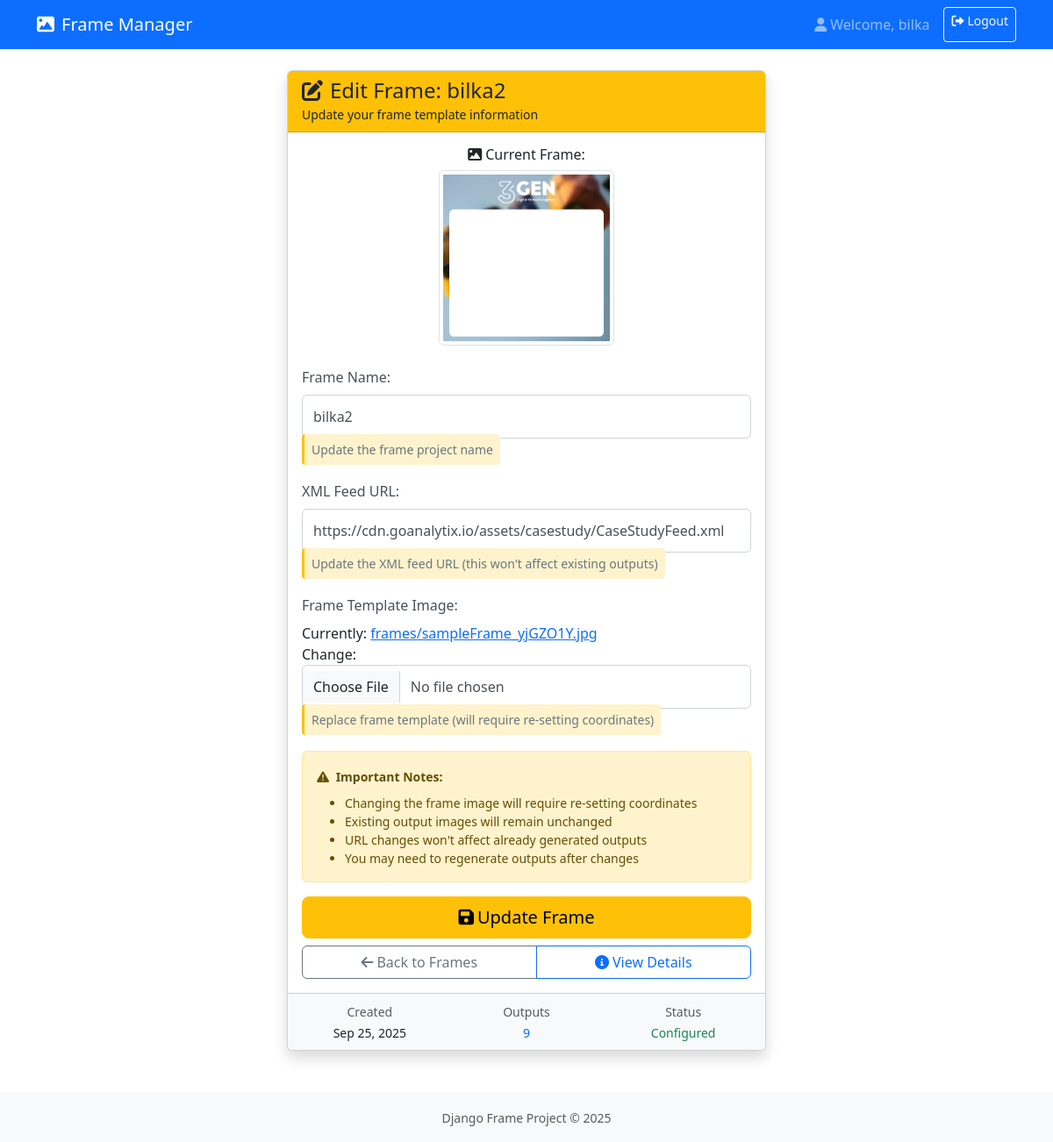
The page /frame/3/edit/ (signed in) on the database its author committed.
### app/models.py (models this page shows, shortened)
class Frame(models.Model):
    name = models.CharField(max_length=100)
    xmlFeedPath = models.CharField(max_length=200)
    owner = models.ForeignKey(User, on_delete=models.CASCADE)
    image = models.ImageField(upload_to='frames/')
    coordinates = models.JSONField(default=dict)
    created_at = models.DateTimeField(auto_now_add=True)
    class Meta:
        ordering = ['-created_at']
        indexes = [
            models.Index(fields=['owner', '-created_at']),
        ]

### app/views.py (the view)
# urls.py: path('frame/<int:frame_id>/edit/', views.edit_frame, name='edit_frame'),
@login_required
def edit_frame(request, frame_id):
    frame = get_object_or_404(Frame, id=frame_id, owner=request.user)
    if request.method == 'POST':
        form = EditFrameForm(request.POST, request.FILES, instance=frame)
        if form.is_valid():
            image_changed = 'image' in form.changed_data
            form.save()
            if image_changed:
                messages.warning(request, f'Frame "{frame.name}" updated successfully! Note: You may need to re-set coordinates due to image change.')
            else:
                messages.success(request, f'Frame "{frame.name}" updated successfully!')
            return redirect('frame_list')
        else:
            messages.error(request, 'Please correct the errors below.')
    else:
        form = EditFrameForm(instance=frame)
    return render(request, 'app/edit_frame.html', {
        'form': form,
        'frame': frame
    })

### app/forms.py
class EditFrameForm(forms.ModelForm):
    class Meta:
        model = Frame
        fields = ['name', 'xmlFeedPath', 'image']
        widgets = {
            'name': forms.TextInput(attrs={
                'class': 'form-control',
                'placeholder': 'Enter frame name'
            }),
            'xmlFeedPath': forms.URLInput(attrs={
                'class': 'form-control',
                'placeholder': 'https://example.com/feed.xml'
            }),
            'image': forms.ClearableFileInput(attrs={
                'class': 'form-control'
            }),
        }
        labels = {
            'name': 'Frame Name',
            'xmlFeedPath': 'XML Feed URL',
            'image': 'Frame Template Image'
        }
        help_texts = {
            'name': 'Update the frame project name',
            'xmlFeedPath': 'Update the XML feed URL (this won\'t affect existing outputs)',
            'image': 'Replace frame template (will require re-setting coordinates)'
        }

### app/templates/app/edit_frame.html (shortened to what this page needs)
{% extends 'base.html' %}
{% block content %}
<div class="row justify-content-center">
    <div class="col-md-8 col-lg-6">
        <div class="card shadow">
            <div class="card-header bg-warning text-dark">
                <h4 class="mb-0">
                    <i class="fas fa-edit me-2"></i>Edit Frame: {{ frame.name }}
                </h4>
                <small>Update your frame template information</small>
            </div>
            <div class="card-body">
                <div class="text-center mb-4">
                    <h6><i class="fas fa-image me-1"></i>Current Frame:</h6>
                    <img src="{{ frame.image.url }}" alt="{{ frame.name }}"
                         class="img-thumbnail" style="max-width: 200px;">
                </div>
                <form method="post" enctype="multipart/form-data" class="needs-validation" novalidate>
                    <div class="mb-4">
                        {{ form.as_p }}
                    </div>
                    <div class="alert alert-warning">
                        <small>
                            <i class="fas fa-exclamation-triangle me-1"></i>
                            <strong>Important Notes:</strong>
                            <ul class="mb-0 mt-2">
                                <li>Changing the frame image will require re-setting coordinates</li>
                                <li>Existing output images will remain unchanged</li>
                                <li>URL changes won't affect already generated outputs</li>
                                <li>You may need to regenerate outputs after changes</li>
                            </ul>
                        </small>
                    </div>
                    <div class="d-grid gap-2">
                        <button type="submit" class="btn btn-warning btn-lg">
                            <i class="fas fa-save me-1"></i>Update Frame
                        </button>
                        <div class="btn-group">
                            <a href="{% url 'frame_list' %}" class="btn btn-outline-secondary">
                                <i class="fas fa-arrow-left me-1"></i>Back to Frames
                            </a>
                            <a href="{% url 'frame_detail' frame.id %}" class="btn btn-outline-primary">
                                <i class="fas fa-info-circle me-1"></i>View Details
                            </a>
                        </div>
                    </div>
                </form>
            </div>
            <div class="card-footer bg-light">
                <div class="row text-center">
                    <div class="col-4">
                        <small class="text-muted">Created</small><br>
                        <small>{{ frame.created_at|date:"M d, Y" }}</small>
                    </div>
                    <div class="col-4">
                        <small class="text-muted">Outputs</small><br>
                        <small class="text-primary">{{ frame.outputs.count }}</small>
                    </div>
                    <div class="col-4">
                        <small class="text-muted">Status</small><br>
                        {% if frame.coordinates %}
                            <small class="text-success">Configured</small>
                        {% else %}
                            <small class="text-warning">Setup Required</small>
                        {% endif %}
                    </div>
                </div>
            </div>
        </div>
    </div>
</div>
{% endblock %}

### app/templates/base.html (shortened to what this page needs)
<!DOCTYPE html>
<html lang="en">
    <head>
        <link
            href="https://cdn.jsdelivr.net/npm/bootstrap@5.3.0/dist/css/bootstrap.min.css"
            rel="stylesheet">
        <link rel="stylesheet"
            href="https://cdn.datatables.net/1.13.7/css/dataTables.bootstrap5.min.css">
        <link rel="stylesheet"
            href="https://cdnjs.cloudflare.com/ajax/libs/font-awesome/6.0.0/css/all.min.css">
    </head>
    <body>
        <nav class="navbar navbar-expand-lg navbar-dark bg-primary">
            <div class="container">
                <a class="navbar-brand" href="{% url 'frame_list' %}">
                    <i class="fas fa-image me-2"></i>Frame Manager
                </a>
                {% if user.is_authenticated %}
                <div class="navbar-nav ms-auto">
                    <span class="navbar-text me-3">
                        <i class="fas fa-user me-1"></i>Welcome,
                        {{ user.get_username }}
                    </span>
                    <a class="btn btn-outline-light btn-sm"
                        href="{% url 'logout' %}">
                        <i class="fas fa-sign-out-alt me-1"></i>Logout
                    </a>
                </div>
                {% endif %}
            </div>
        </nav>
        <div class="container mt-4">
            {% block content %}
            {% endblock %}
        </div>
        <footer class="bg-light text-center py-3 mt-5">
            <div class="container">
                <small class="text-muted">Django Frame Project &copy;
                    2025</small>
            </div>
        </footer>
    </body>
</html>

### app/templates/app/edit_frame.html (style rules this page uses)
.needs-validation p { margin-bottom: 1.5rem; }
.needs-validation p label { display: block; margin-bottom: 0.5rem; font-weight: 500; color: #495057; }
.needs-validation p input[type="text"], .needs-validation p input[type="url"], .needs-validation p input[type="file"] { display: block; width: 100%; padding: 0.75rem; font-size: 1rem; font-weight: 400; line-height: 1.5; color: #495057; background-color: #fff; background-clip: padding-box; border: 1px solid #ced4da; border-radius: 0.375rem; transition: border-color 0.15s ease-in-out, box-shadow 0.15s ease-in-out; }
.needs-validation p .helptext { margin-top: 0.25rem; font-size: 0.875em; color: #6c757d; background-color: #fff3cd; padding: 0.5rem; border-radius: 0.25rem; border-left: 3px solid #ffc107; }

### rows shown on the page
Frame: name "bilka2", image (picture), xmlFeedPath "https://cdn.goanalytix.io/assets/casestudy/CaseStudyFeed.xml", created_at "Sep 25, 2025", outputs.count "9"

### other values the page prints
{{ user.get_username }} "bilka"
